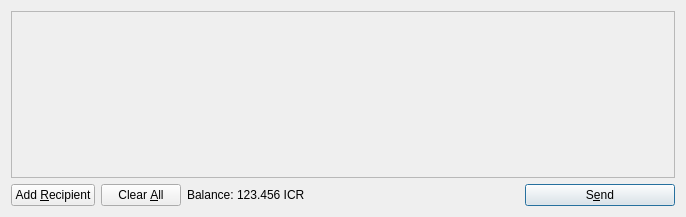
<?xml version="1.0" encoding="UTF-8"?>
<ui version="4.0">
 <class>SendCoinsDialog</class>
 <widget class="QDialog" name="SendCoinsDialog">
  <property name="geometry">
   <rect>
    <x>0</x>
    <y>0</y>
    <width>686</width>
    <height>217</height>
   </rect>
  </property>
  <property name="windowTitle">
   <string>Send Coins</string>
  </property>
  <layout class="QVBoxLayout" name="verticalLayout">
   <item>
    <widget class="QScrollArea" name="scrollArea">
     <property name="widgetResizable">
      <bool>true</bool>
     </property>
     <widget class="QWidget" name="scrollAreaWidgetContents">
      <property name="geometry">
       <rect>
        <x>0</x>
        <y>0</y>
        <width>666</width>
        <height>165</height>
       </rect>
      </property>
      <layout class="QVBoxLayout" name="verticalLayout_2">
       <property name="margin">
        <number>0</number>
       </property>
       <item>
        <layout class="QVBoxLayout" name="entries">
         <property name="spacing">
          <number>6</number>
         </property>
        </layout>
       </item>
       <item>
        <spacer name="verticalSpacer">
         <property name="orientation">
          <enum>Qt::Vertical</enum>
         </property>
         <property name="sizeHint" stdset="0">
          <size>
           <width>20</width>
           <height>40</height>
          </size>
         </property>
        </spacer>
       </item>
      </layout>
     </widget>
    </widget>
   </item>
   <item>
    <layout class="QHBoxLayout" name="horizontalLayout">
     <item>
      <widget class="QPushButton" name="addButton">
       <property name="toolTip">
        <string>Send to multiple recipients at once</string>
       </property>
       <property name="text">
        <string>Add &amp;Recipient</string>
       </property>
       <property name="icon">
        <iconset resource="../bitcoin.qrc">
         <normaloff>:/icons/add</normaloff>:/icons/add</iconset>
       </property>
       <property name="autoDefault">
        <bool>false</bool>
       </property>
      </widget>
     </item>
     <item>
      <widget class="QPushButton" name="clearButton">
       <property name="sizePolicy">
        <sizepolicy hsizetype="Minimum" vsizetype="Fixed">
         <horstretch>0</horstretch>
         <verstretch>0</verstretch>
        </sizepolicy>
       </property>
       <property name="toolTip">
        <string>Remove all transaction fields</string>
       </property>
       <property name="text">
        <string>Clear &amp;All</string>
       </property>
       <property name="icon">
        <iconset resource="../bitcoin.qrc">
         <normaloff>:/icons/remove</normaloff>:/icons/remove</iconset>
       </property>
       <property name="autoRepeatDelay">
        <number>300</number>
       </property>
       <property name="autoDefault">
        <bool>false</bool>
       </property>
      </widget>
     </item>
     <item>
      <layout class="QHBoxLayout" name="horizontalLayout_2">
       <property name="spacing">
        <number>3</number>
       </property>
       <item>
        <widget class="QLabel" name="label">
         <property name="text">
          <string>Balance:</string>
         </property>
        </widget>
       </item>
       <item>
        <widget class="QLabel" name="labelBalance">
         <property name="cursor">
          <cursorShape>IBeamCursor</cursorShape>
         </property>
         <property name="text">
          <string>123.456 ICR</string>
         </property>
         <property name="textInteractionFlags">
          <set>Qt::LinksAccessibleByMouse|Qt::TextSelectableByKeyboard|Qt::TextSelectableByMouse</set>
         </property>
        </widget>
       </item>
      </layout>
     </item>
     <item>
      <spacer name="horizontalSpacer">
       <property name="orientation">
        <enum>Qt::Horizontal</enum>
       </property>
       <property name="sizeHint" stdset="0">
        <size>
         <width>40</width>
         <height>20</height>
        </size>
       </property>
      </spacer>
     </item>
     <item>
      <widget class="QPushButton" name="sendButton">
       <property name="minimumSize">
        <size>
         <width>150</width>
         <height>0</height>
        </size>
       </property>
       <property name="toolTip">
        <string>Confirm the send action</string>
       </property>
       <property name="text">
        <string>S&amp;end</string>
       </property>
       <property name="icon">
        <iconset resource="../bitcoin.qrc">
         <normaloff>:/icons/send</normaloff>:/icons/send</iconset>
       </property>
       <property name="default">
        <bool>true</bool>
       </property>
      </widget>
     </item>
    </layout>
   </item>
  </layout>
 </widget>
 <resources>
  <include location="../bitcoin.qrc"/>
 </resources>
 <connections/>
</ui>
